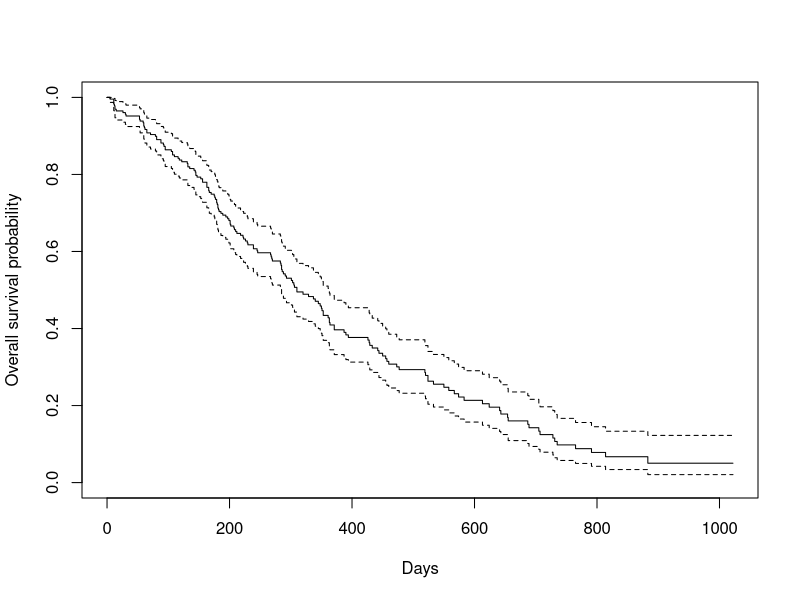
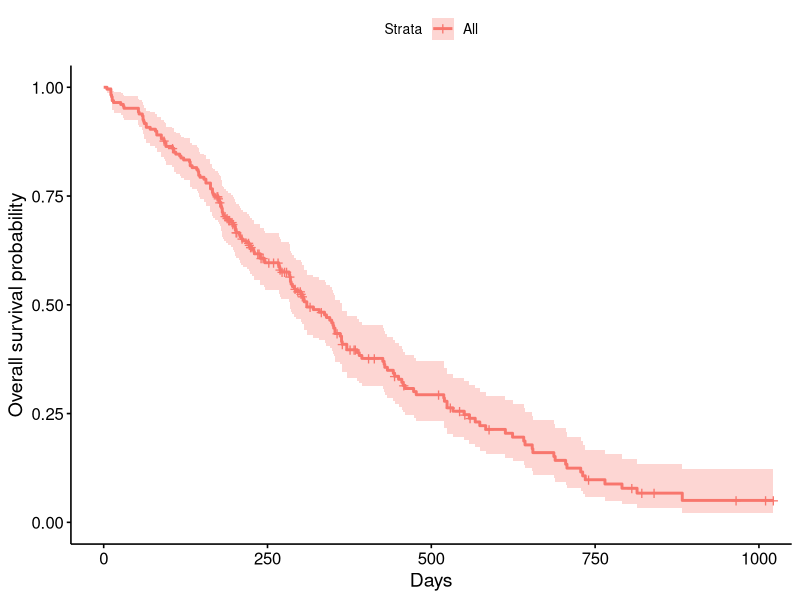

These figures' R source, in order:

# PACKAGES --------------------------------------------------------------

library(survival)
library(survminer)
library(tidyverse)
library(broom)

# INTRODUCTION ----------------------------------------------------------

# Creating survival objects

df <- lung

Surv(lung$time, lung$status)


# # Kaplan-Meier ----------------------------------------------------------

# Overall survival curve

f1 <- survfit(Surv(time, status) ~ 1, data = lung)

names(f1)

# Kaplan-Meier plot - base R

plot(
        f1,
        xlab = "Days",
        ylab = "Overall survival probability"
)

# Kaplan-Meier plot - ggsurvplot

ggsurvplot(
        fit = f1,
        xlab = "Days",
        ylab = "Overall survival probability"
)

# Estimating the x-year survival

summary(f1, times = 365.25)

# Median survival time

f1

# Comparing suvival times between groups

f2 <- survdiff(Surv(time, status) ~ sex, data = lung)

f2

# Extract p-value from Survdiff

1 - pchisq(f2$chisq, length(f2$n) - 1)

# Cox regression model

f3 <- coxph(Surv(time, status) ~ sex, data = lung)

f3

tidy(f3,
     exp = TRUE)

# Hazard ratios


